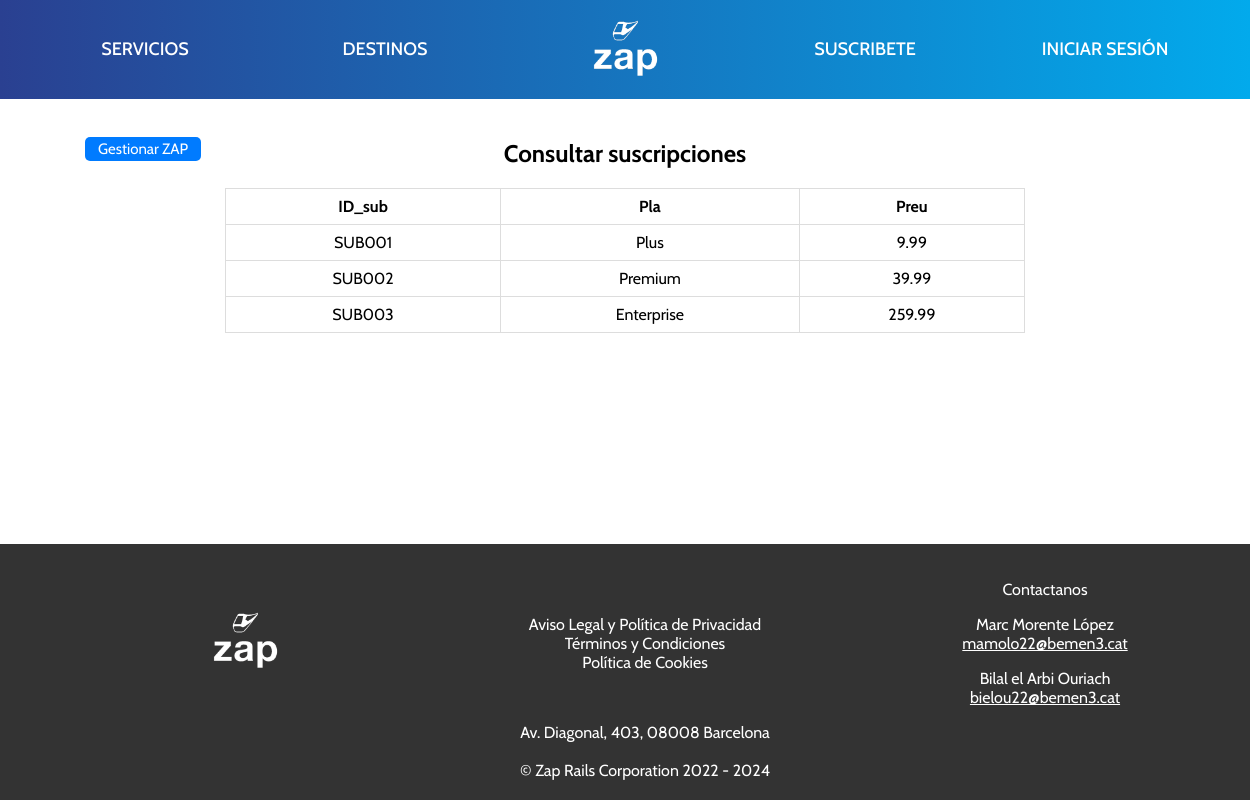
Screenshot of /php/zap_consultar_suscripciones.php with the database file from the repository.
### tables this page shows
CREATE TABLE SUBSCRIPCIO (
    ID_sub VARCHAR(6) PRIMARY KEY NOT NULL,
    Pla VARCHAR(10) NOT NULL,
    Preu DECIMAL(10,2) NOT NULL
);

### php/zap_consultar_suscripciones.php (the view, shortened to what this page needs)
<!DOCTYPE html>
<html lang="es">
    <head>
        <link rel="stylesheet" href="https://cdnjs.cloudflare.com/ajax/libs/font-awesome/6.4.2/css/all.min.css" />
        <link rel="stylesheet" href="https://cdn.jsdelivr.net/npm/swiper@11/swiper-bundle.min.css"/>
        <link rel="stylesheet" href="../css/style.css">
        <link rel="stylesheet" href="../css/php.css">
        <link rel="stylesheet" href="../css/zap_consultar.css">
    </head>
    <body>
        <header>
            <div class="contenedor">
                <div class="columna"><a href="#servicios" id="nave">SERVICIOS</a></div>
                <div class="columna"><a href="#destinos" id="nave">DESTINOS</a></div>
                <div class="columna">
                    <a href="../html/index.html">
                        <img src="../img/logo3.png" alt="Logo de Zap" id="logo">
                    </a>
                </div>
                <div class="columna"><a href="../html/suscribe.html" id="nave">SUSCRIBETE</a></div>
                <div class="columna"><a href="../html/login.html" id="nave">INICIAR SESIÓN</a></div>
            </div>
        </header>
        <div class="table">
            <h2>Consultar suscripciones</h2>
            <div class="cancelar">
                <a href="../html/zap_gestionar.html">Gestionar ZAP</a>
            </div>
            <?php
                $servidor = "localhost";
                $usuario = "root";
                $password = "";
                $bd = "zap_rails";
                $enlace = mysqli_connect($servidor, $usuario, $password, $bd);
                $sentencia= "SELECT * FROM subscripcio";
                $result=mysqli_query($enlace, $sentencia);
                $grado = mysqli_num_fields($result);
                echo "<table border=1> <tr>";
                for ($x = 0; $x < $grado; $x++) {
                    $atributo = mysqli_fetch_field($result);
                    echo "<td><strong>$atributo->name</strong></td>";
                }
                echo "</tr>";
                $cardinalidad = mysqli_num_rows($result);
                while ($cardinalidad!=0) {
                $fila = mysqli_fetch_row($result);
                echo "<tr>";
                for ($x = 0; $x < $grado; $x++) {
                echo "<td>";
                echo "$fila[$x]"." ";
                echo "</td>";
                }
                echo "</tr>";
                $cardinalidad--;
                }
                echo "</table>";
            ?>
            </div>
        <footer>
            <div class="contenedor">
                <div class="columna">
                    <img src="../img/logo3.png" alt="old logo" id="logo">
                </div>
                <div class="columna">
                    <a href="../html/privacidad.html">Aviso Legal y Política de Privacidad</a><br>
                    <a href="#terminos">Términos y Condiciones</a><br>
                    <a href="#terminos">Política de Cookies</a><br>
                </div>
                <div class="columna">
                    <p>
                        <a href="../html/contacto.html">Contactanos</a>
                    </p>
                    <p>
                        <a href="https://sites.google.com/bemen3.cat/ipopmorentemarc?usp=sharing">Marc Morente López</a><br>
                        <u><a class="texto-editable" contenteditable="false" onclick="seleccionarTexto()">mamolo22@bemen3.cat</a></u>
                    </p>
                    <p>
                        <a href="https://sites.google.com/bemen3.cat/ipopelarbibilal?usp=sharing">Bilal el Arbi Ouriach</a><br>
                        <u><a class="texto-editable" contenteditable="false" onclick="seleccionarTexto()">bielou22@bemen3.cat</a></u>
                    </p>
                </div>
            </div>
            <div class="contenedor">
                <div class="columna">
                    <a href="https://maps.app.goo.gl/SA1Z652ZtnRfmTXx7">Av. Diagonal, 403, 08008 Barcelona</a>
                </div>
            </div>
            <br>
            © Zap Rails Corporation 2022 - 2024
        </footer>
    </body>
</html>

### css/style.css (style rules this page uses)
body { font-family: Cabin, "Helvetica Neue", Helvetica, Arial, sans-serif; margin: 0; padding: 0; }
header { background: linear-gradient(to right, #2a4091, #02aaec); padding: 15px 0; font-weight: 500; line-height: 0.6; text-align: center; position: sticky; top: 0; z-index: 1000; }
.contenedor { display: flex; justify-content: space-between; max-width: 1200px; margin: 0 auto; }
.columna { text-align: center; flex: 1; margin: auto; }
.columna:last-child { margin-right: 0; }
#logo { width: 80px; border-radius: 20%; }
#nave { display: inline-block; text-decoration: none; color: white; font-size: 18px; padding: 10px; border-radius: 5px; transition: color 0.3s ease; }
footer { background-color: #333; color: #fff; text-align: center; padding: 20px; margin-top: auto; z-index: 1000; }
footer a { color: #fff; text-decoration: none; margin: 0 10px; transition: color 0.1s ease; }

### css/php.css (style rules this page uses)
body { text-align: center; height: 100vh; }

### css/zap_consultar.css (style rules this page uses)
body { display: flex; flex-direction: column; width: 100%; overflow-x: hidden; }
.contenedor { display: flex; justify-content: space-around; flex-wrap: wrap; }
.table { text-align: center; border-radius: 5px; padding: 20px; width: 100%; max-width: 800px; margin: 0 auto; position: relative; }
.table h2 { text-align: center; margin-bottom: 20px; }
.cancelar { position: absolute; top: 0; left: -120px; }
.cancelar a { display: inline-block; font-size: 15px; background-color: #007bff; color: #ffffff; padding: 3px 13px; margin-top: 38px; border-radius: 5px; text-decoration: none; transition: background-color 0.3s ease; }
.table table { width: 100%; border-collapse: collapse; border: 1px solid #ddd; }
.table table td, .table table th { border: 1px solid #ddd; padding: 8px; }
footer { width: 100%; z-index: 1000; align-items: center; }

### rows the page displays
subscripcio: ID_sub "SUB001", Pla "Plus", Preu "9.99"
subscripcio: ID_sub "SUB002", Pla "Premium", Preu "39.99"
subscripcio: ID_sub "SUB003", Pla "Enterprise", Preu "259.99"

### other values shown
$atributo->name "ID_sub"
$atributo->name "Pla"
$atributo->name "Preu"
